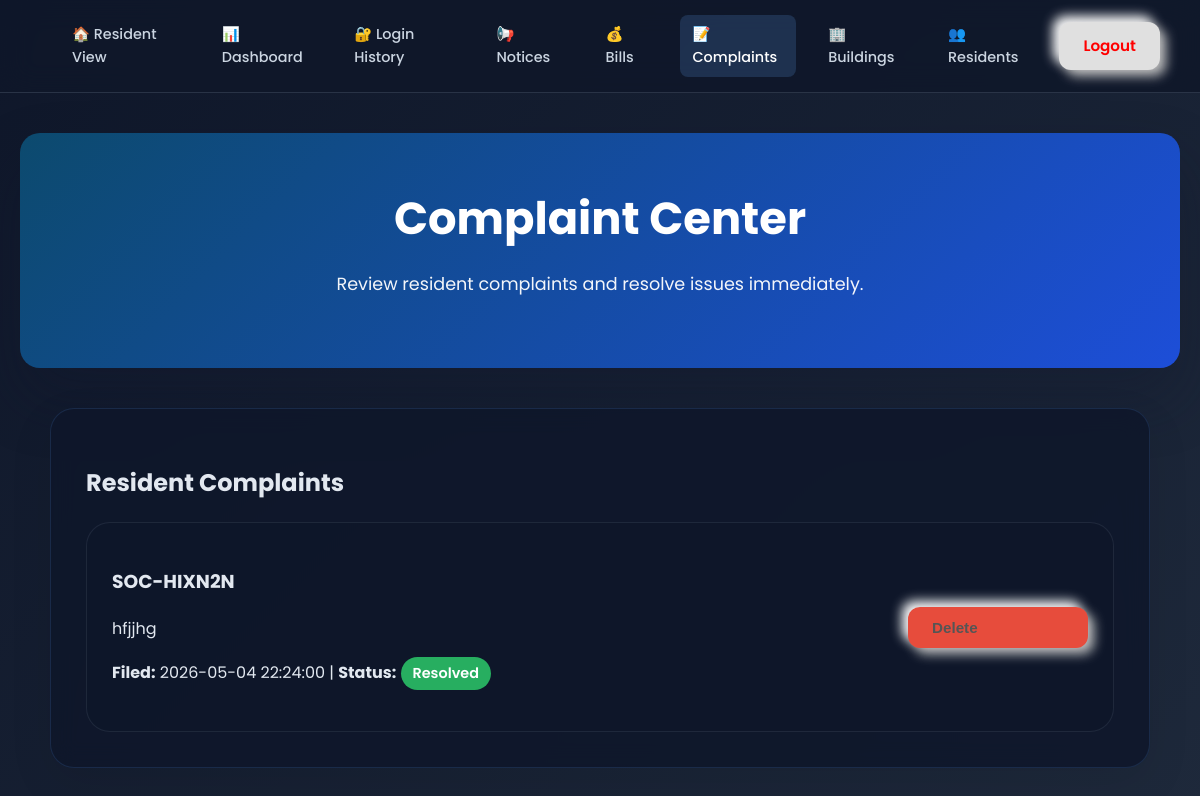
Page /admin_complaints (signed in) on the committed database.
### app.py (models this page shows)
class Complaint(db.Model):
    id = db.Column(db.String(20), primary_key=True)
    user_id = db.Column(db.Integer, db.ForeignKey('user.id'), nullable=False)
    category = db.Column(db.String(50), default='General')
    priority = db.Column(db.String(20), default='Medium')
    description = db.Column(db.Text, nullable=False)
    status = db.Column(db.String(20), default='Filed')
    date = db.Column(db.String(30))
    user = db.relationship('User', backref='complaints')

### app.py (the view, shortened to what this page needs)
@app.route('/admin_complaints', methods=['GET', 'POST'])
def admin_complaints():
    if 'logged_in' not in session or session.get('user_type') != 'admin':
        return redirect(url_for('login'))
    complaints_list = Complaint.query.all()
    return render_template('admin_complaints.html', complaints=complaints_list)

### templates/admin_complaints.html (shortened to what this page needs)
<!DOCTYPE html>
<html lang="en">
<head>
    <link rel="stylesheet" href="{{ url_for('static', filename='style.css') }}">
</head>
<body class="admin-theme">
    <nav class="admin-nav">
        <a href="/dashboard">🏠 Resident View</a>
        <a href="/admin_dashboard">📊 Dashboard</a>
        <a href="/admin_login_history">🔐 Login History</a>
        <a href="/admin_notices">📢 Notices</a>
        <a href="/admin_bills">💰 Bills</a>
        <a href="/admin_complaints" class="active">📝 Complaints</a>
        <a href="/admin_buildings">🏢 Buildings</a>
        <a href="/admin_residents">👥 Residents</a>
        <a href="/logout" class="btn-premium" style="color: red;">Logout</a>
    </nav>
    <div class="page-hero">
        <h1>Complaint Center</h1>
        <p>Review resident complaints and resolve issues immediately.</p>
    </div>
    <div class="page-main" style="max-width: 1100px;">
        <div class="building-card">
            <h2>Resident Complaints</h2>
            {% if complaints %}
            <div style="display: grid; gap: 18px; margin-top: 20px;">
                {% for complaint in complaints %}
                <div class="admin-card-grid">
                    <div>
                        <h3>{{ complaint.id }}</h3>
                        <p>{{ complaint.description }}</p>
                        <p><strong>Filed:</strong> {{ complaint.date }} | <strong>Status:</strong>
                            <span class="status-pill {{ 'status-paid' if complaint.status == 'Resolved' else 'status-pending' }}">{{ complaint.status }}</span>
                        </p>
                    </div>
                    <div style="display: grid; gap: 10px; align-items: center;">
                        <form action="/admin_complaints" method="POST" style="display: inline;">
                            <button type="submit" class="btn-premium" style="width: 180px; background: #e74c3c;">Delete</button>
                        </form>
                    </div>
                </div>
                {% endfor %}
            </div>
            {% else %}
            <p style="color: #c4c9ff; margin-top: 20px;">No complaints have been filed yet.</p>
            {% endif %}
        </div>
    </div>
</body>
</html>

### static/style.css (style rules this page uses)
body { background: linear-gradient(135deg, #e0e4e8 0%, #c1c9d0 100%); font-family: 'Poppins', sans-serif; margin: 0; min-height: 100vh; color: #444; line-height: 1.6; }
nav { display: flex; justify-content: flex-end; align-items: center; padding: 15px 40px; background: rgba(255, 255, 255, 0.2); backdrop-filter: blur(15px); border-bottom: 1px solid rgba(255, 255, 255, 0.3); position: sticky; top: 0; z-index: 1000; }
nav a { margin-left: 20px; text-decoration: none; color: #2c3e50; font-weight: 500; font-size: 0.9rem; transition: all 0.3s ease; padding: 8px 12px; border-radius: 8px; }
nav a.active, nav a:hover { color: #1f4068; background: rgba(255,255,255,0.2); }
.page-hero, .detail-hero { text-align: center; margin: 40px 20px; background: linear-gradient(135deg, #667eea 0%, #764ba2 100%); color: white; padding: 50px 30px; border-radius: 20px; box-shadow: 0 20px 40px rgba(0,0,0,0.12); }
.page-hero h1, .detail-hero h1 { margin: 0 0 15px 0; font-size: 2.8rem; font-weight: 700; }
.page-hero p, .detail-hero p { margin: 0 0 20px 0; opacity: 0.95; font-size: 1.1rem; }
.page-main, .detail-main { max-width: 1200px; margin: 0 auto; padding: 0 20px 60px; }
.button-link, .btn-premium { display: inline-flex; align-items: center; gap: 8px; text-decoration: none; background: #e0e0e0; border: none; padding: 12px 24px; border-radius: 12px; box-shadow: 6px 6px 12px #bebebe, -6px -6px 12px #ffffff; cursor: pointer; font-weight: 600; color: #555; font-size: 0.95rem; transition: all 0.25s ease; text-transform: none; }
.building-card, .detail-card { background: rgba(255, 255, 255, 0.95); backdrop-filter: blur(12px); border-radius: 24px; padding: 35px; border: 1px solid rgba(255, 255, 255, 0.4); box-shadow: 0 15px 45px rgba(0, 0, 0, 0.08); transition: all 0.3s ease; }
.status-pill { display: inline-flex; align-items: center; justify-content: center; padding: 5px 12px; border-radius: 20px; font-weight: 600; font-size: 0.9rem; color: white; }
.status-paid { background: #27ae60; }
.admin-theme { background: linear-gradient(135deg, #0f172a 0%, #1e293b 100%); color: #e2e8f0; }
.admin-theme nav { background: rgba(15, 23, 42, 0.88); border-color: rgba(148, 163, 184, 0.2); }
.admin-theme nav a { color: #cbd5e1; }
.admin-theme nav a.active, .admin-theme nav a:hover { color: #ffffff; background: rgba(96, 165, 250, 0.18); }
.admin-theme .page-hero { background: linear-gradient(135deg, #0c4a6e 0%, #1d4ed8 100%); box-shadow: 0 30px 60px rgba(15, 23, 42, 0.32); }
.admin-theme .building-card, .admin-theme .detail-card { background: rgba(15, 23, 42, 0.86); border-color: rgba(96, 165, 250, 0.14); color: #e2e8f0; }
.admin-card-grid { display: grid; grid-template-columns: 1fr auto; gap: 20px; align-items: center; padding: 25px; border-radius: 24px; background: rgba(15, 23, 42, 0.7); border: 1px solid rgba(148, 163, 184, 0.12); }

### rows in the picture
Complaint: id "SOC-HIXN2N", description "hfjjhg", date "2026-05-04 22:24:00", status "Resolved"
